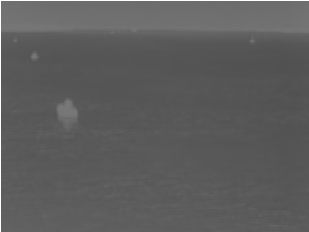
%> input picture ship/lowd.png, 309 x 232 px
$ octave beijingjunzhiyizhi.m   (GNU Octave 9; MATLAB toolbox functions it lacks are replaced by stand-ins)
%> lines starting %> are read from the running program, lines starting %| are printed output that depends on the picture
### ship/myhistf.m
function [ output,pos ] = myhistf( input,khist,lowgray )
%双向直方图均衡
%   此处显示详细说明

[m,n]=size(input);
tempmax=0;
pos=0;
h=imhist(input);
b=find(h>(lowgray), 1, 'last' );%找到最大的不为阈值的灰度位置
c=find(h>(lowgray) , 1 );%找到最小的不为阈值的灰度位置
k=zeros(1,256);
k0=zeros(1,256);
for i=c+1:256%正向计算斜率
   k(i)=(h(i)-h(c))/(i-c);
end
[~,locMp]=max(k);%找到最大值与位置
Mp=h(locMp);
for i=1:b-1%反向计算斜率
   k0(i)=-(h(i)-h(b))/(i-b);
end
[~,locNp]=max(k0);%找到最大值与位置
Np=h(locNp);
kl=(Np-Mp)/(locNp-locMp);%L斜率

for i=locMp:locNp
    L=Mp+kl*(i-locMp);
   rd=L-h(i);
   if rd>tempmax
       tempmax=rd;
       pos=i;
   end
end

const1=log( (pos/khist+1))/pos;%计算指数系数
const2=9/(255-pos);
const3=1-pos*const2;
J0=double(input);
for i=1:m
    for j=1:n
        if J0(i,j)<=pos
            J0(i,j)=floor(exp((J0(i,j)*const1))-1);
        else
           J0(i,j)=pos/khist+(255-pos/khist)*log10((const2*J0(i,j)+const3));
        end
    end
end
output=uint8(J0);
% [7 lines of commented-out code are left out]


%%原版
% [51 lines of commented-out code are left out]

### ship/beijingjunzhiyizhi.m
clear;close all;clc;
I=imread('lowd.png');
%> I is the input picture: size 232x309x3 uint8; min 80, max 255, mean 93.1
J=rgb2gray(I);
r=0;
[m, n]=size(J);
%> m = 232; n = 309

while(r<0.8)
    E=mean(mean(J));
    J(J<E)=E;
    E=mean(mean(J));
    r=double(length(J(J<=E)))/double(m*n);
end
%> this loop made 1 pass
%> r on pass 1: 0.84
r=0;
% J(J<=E)=0;
% J(J>E)=255;
subplot(211)
%J(J<=E)=0;
[J, pos]= myhistf( J,1.5,600 );
%> in myhistf, `h=imhist(input);`: h = 256 values, max 53916 at index 94, min 0 at index 1, mean 280
%> in myhistf, `b=find(h>(lowgray), 1, 'last' );`: b = 114
%> in myhistf, `c=find(h>(lowgray) , 1 );`: c = 94
%> after the loop in myhistf, `for i=c+1:256`: k = 256 values, max 0 at index 1, min -51137 at index 95, mean -1174.6
%> in myhistf, `[~,locMp]=max(k);`: locMp = 1
%> in myhistf, `Mp=h(locMp);`: Mp = 0
%> the loop in myhistf, `for i=1:b-1` made 113 passes
%> after the loop in myhistf, `for i=1:b-1`: k0 = 256 values, max 2636.1 at index 94, min -193.3 at index 108, mean 1.75
%> in myhistf, `[~,locNp]=max(k0);`: locNp = 94
%> in myhistf, `Np=h(locNp);`: Np = 53916
%> in myhistf, `kl=(Np-Mp)/(locNp-locMp);`: kl = 579.7
%> the loop in myhistf, `for i=locMp:locNp` made 94 passes
%> (L, rd, tempmax) on passes 2 to 13: (579.7, 579.7, 579.7), (1159.5, 1159.5, 1159.5), (1739.2, 1739.2, 1739.2), (2319, 2319, 2319), (2898.7, 2898.7, 2898.7), (3478.5, 3478.5, 3478.5), (4058.2, 4058.2, 4058.2), (4637.9, 4637.9, 4637.9), (5217.7, 5217.7, 5217.7), (5797.4, 5797.4, 5797.4), (6377.2, 6377.2, 6377.2), (6956.9, 6956.9, 6956.9)
%> (L, rd) on pass 1: (0, 0)
%> after the loop in myhistf, `for i=locMp:locNp`: pos = 93; tempmax = 53336.3
%> in myhistf, `const1=log( (pos/khist+1))/pos;`: const1 = 0.0445
%> in myhistf, `const2=9/(255-pos);`: const2 = 0.0556
%> in myhistf, `const3=1-pos*const2;`: const3 = -4.17
%> after the loop in myhistf, `for i=1:m`:
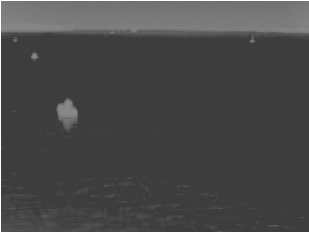
%> J0: size 232x309 double; min 61, max 255, mean 72
%> pos = 93
imshow(J)
% Ji=255-J;
subplot(212)
% imshow(Ji)
% BW1 = edge(J,'canny',0.4);  % 调用canny函数
% figure,imshow(BW1);
% imcontour(J,4)
